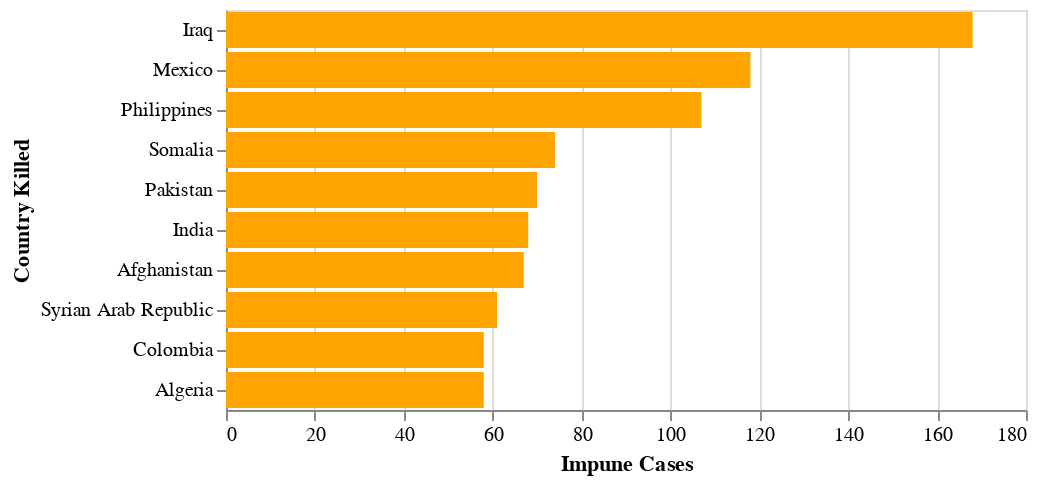

The notebook cell this image was saved under:
### Code cell
graph_impune = alt.Chart(top_impunity).mark_bar(color='orange').encode(
    x=alt.X('Name', axis=alt.Axis(title='Impune Cases')),
    y=alt.Y('Country Killed:N', sort='-x'),
)
graph_impune

### Figure 1 — Vega-Lite specification as saved in the notebook (floating-point values rounded to 4 significant figures)
{"config": {"view": {"continuousWidth": 400, "continuousHeight": 300}}, "data": {"name": "data-6593fcf057b64f2e5a7e51e1db981625"}, "mark": {"type": "bar", "color": "orange"}, "encoding": {"x": {"axis": {"title": "Impune Cases"}, "field": "Name", "type": "quantitative"}, "y": {"field": "Country Killed", "sort": "-x", "type": "nominal"}}, "$schema": "https://vega.github.io/schema/vega-lite/v4.17.0.json", "datasets": {"data-6593fcf057b64f2e5a7e51e1db981625": [{"Country Killed": "Iraq", "lat": 33.05, "lng": 43.4, "impune": 0, "Name": 168}, {"Country Killed": "Mexico", "lat": 23.95, "lng": -102.5, "impune": 0, "Name": 118}, {"Country Killed": "Philippines", "lat": 11.54, "lng": 122.8, "impune": 0, "Name": 107}, {"Country Killed": "Somalia", "lat": 5.786, "lng": 47.33, "impune": 0, "Name": 74}, {"Country Killed": "Pakistan", "lat": 28.19, "lng": 67.7, "impune": 0, "Name": 70}, {"Country Killed": "India", "lat": 22.2, "lng": 78.48, "impune": 0, "Name": 68}, {"Country Killed": "Afghanistan", "lat": 33.84, "lng": 66.03, "impune": 0, "Name": 67}, {"Country Killed": "Syrian Arab Republic", "lat": -23.54, "lng": -46.65, "impune": 0, "Name": 61}, {"Country Killed": "Colombia", "lat": 3.065, "lng": -73.13, "impune": 0, "Name": 58}, {"Country Killed": "Algeria", "lat": 28.16, "lng": 2.632, "impune": 0, "Name": 58}]}}
